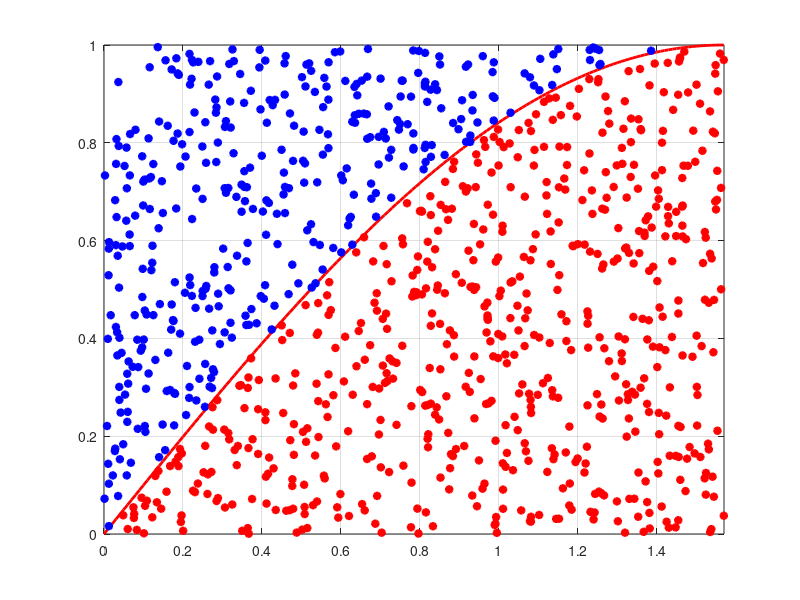

The MATLAB source for this figure:
% clase 27
% 27 de Enero del 2022
% Aproximación de la integral

clear all; close all; clc;

N = 1000; m = 0; x1 = 0:0.01:pi/2; y1 = sin(x1);
plot(x1, y1, 'r-', 'Linewidth', 2); grid on; hold on;

for n = 1:N
  x = (pi/2)*rand;
  y = sin(pi/2)*rand;
  if (y - sin(x) <= 0)
    m += 1;
    plot(x, y, 'r*', 'Linewidth', 2 ); grid on; 
    xlim([0 pi/2]); drawnow
   else
    plot(x, y, 'b*', 'Linewidth', 2 ); grid on; 
    xlim([0 pi/2]); drawnow
  endif
endfor

format long
Af = (m/N)*((pi/2)*(sin(pi/2)))
disp(['Area aproximada: ' num2str(Af)])
